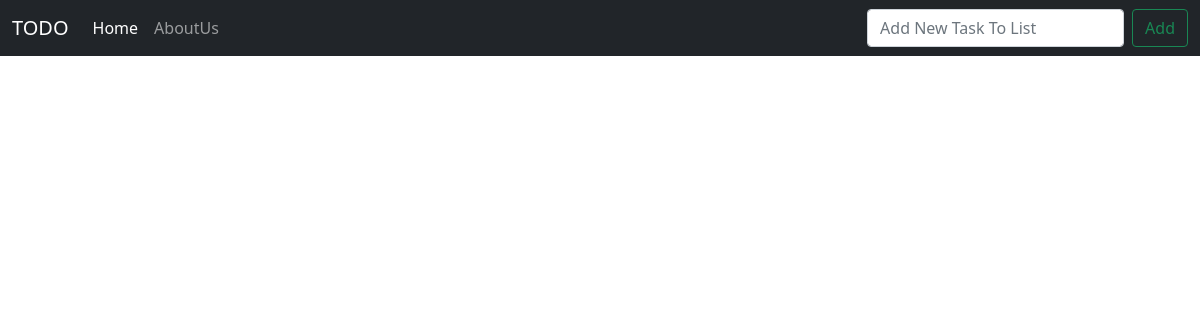
The app's page /, older data.
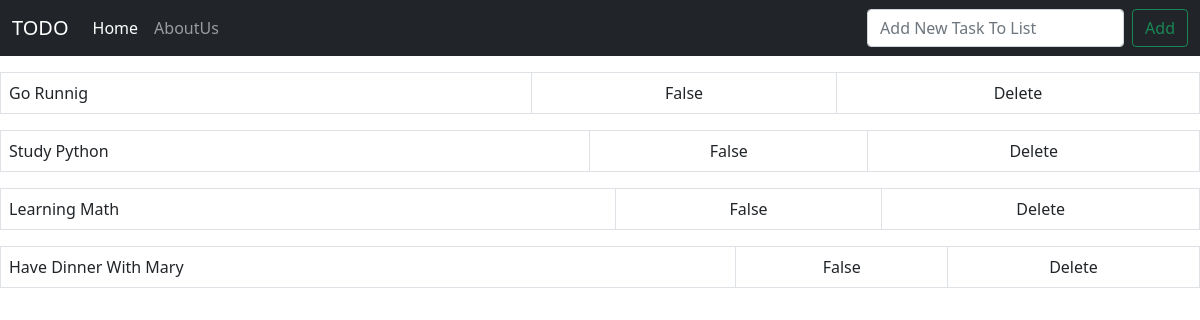
The same page, newer data.
### todo/models.py (models this page shows)
class Task(models.Model):
    item = models.CharField(max_length=200)
    completed = models.BooleanField(default=False)
    datetime_created = models.DateTimeField(auto_now_add=True)
    datetime_modified = models.DateTimeField(auto_now=True)
    def __str__(self):
        return self.item

### todo/views.py (the view)
# urls.py: path('', tasksview, name='home'),
def tasksview(request):  # Home
    if request.method == 'POST':
        form = ListForm(request.POST or None)
        if form.is_valid():
            form.save()
            items = Task.objects.all()
            return render(request, 'home.html', {'items': 'items'})
    items = Task.objects.all
    return render(request, 'home.html', {'items': items})

### templates/home.html (shortened to what this page needs)
{% extends '_base.html' %}
{% load static %}
{% block links %}
    <link rel="stylesheet" href="{% static 'css/style.css' %}">
{% endblock links %}
{% block content %}
    {% if items %}
        {% for item in items %}
            <table class="table table-bordered">
                {% if item.completed %}
                    <tr class="table-secondary">
                        <td>{{ item }}</td>
                        <td><center>{{ item.completed }}</center></td>
                        <td><center>Delete</center></td>
                    </tr>
                {% else %}
                    <tr>
                        <td>{{ item }}</td>
                        <td><center>{{ item.completed }}</center></td>
                        <td><center>Delete</center></td>
                    </tr>
                {% endif %}
            </table>
        {% endfor %}
    {% endif %}
{% endblock content %}

### templates/_base.html (shortened to what this page needs)
{% load static %}
<!DOCTYPE HTML PUBLIC "-//W3C//DTD HTML 4.01//EN" "http://www.w3.org/TR/html4/strict.dtd">
<html lang="en">
<head>
    <link href="https://cdn.jsdelivr.net/npm/bootstrap@5.1.3/dist/css/bootstrap.min.css" rel="stylesheet"
>
    {% block links %}
    {% endblock links %}
</head>
<body>
<nav class="navbar navbar-expand-lg navbar-dark bg-dark">
    <div class="container-fluid">
        <a class="navbar-brand" href="/">TODO</a>
        <div class="collapse navbar-collapse" id="navbarSupportedContent">
            <ul class="navbar-nav me-auto mb-2 mb-lg-0">
                <li class="nav-item">
                    <a class="nav-link active" aria-current="page" href="#">Home</a>
                </li>
                <li class="nav-item">
                    <a class="nav-link" href="{% url 'aboutus' %}">AboutUs</a>
                </li>
            </ul>
            <form class="d-flex" role="search" method="POST">
                <input name = 'item' class="form-control me-2" type="search" placeholder="Add New Task To List" aria-label="Search">
                <button class="btn btn-outline-success" type="submit">Add</button>
            </form>
        </div>
    </div>
</nav>
<div class="mt-3">
    {% block content %}
    {% endblock content %}
</div>
</body>
</html>

Row changes from the older to the newer data that the page shows:
added Task: item "Go Runnig", completed "False"
added Task: item "Study Python", completed "False"
added Task: item "Learning Math", completed "False"
added Task: item "Have Dinner With Mary", completed "False"
